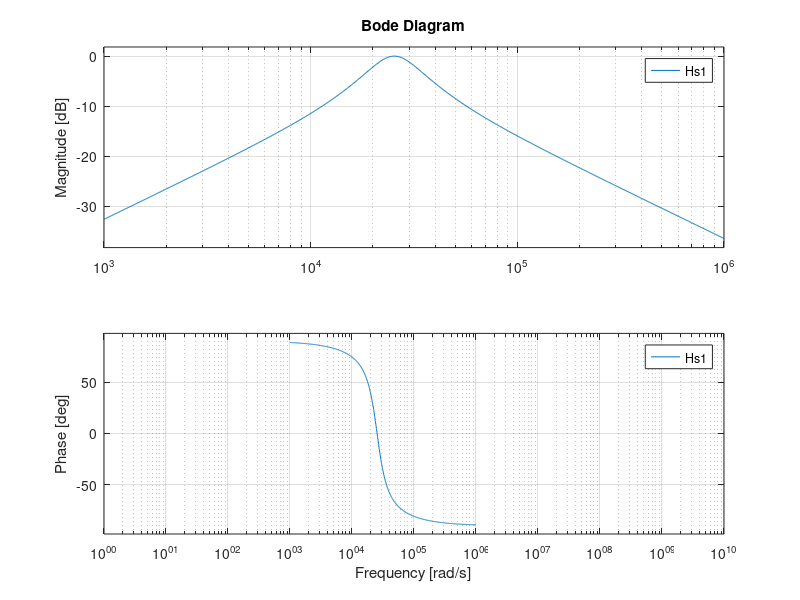
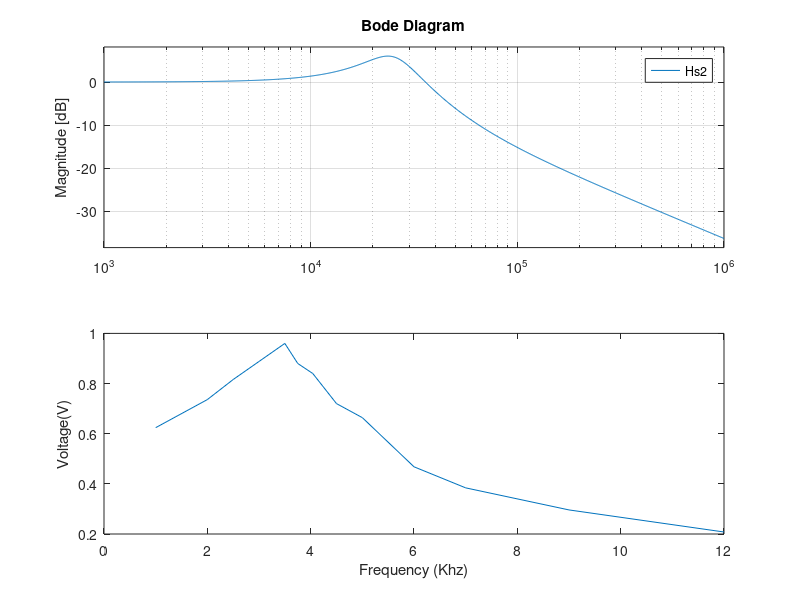
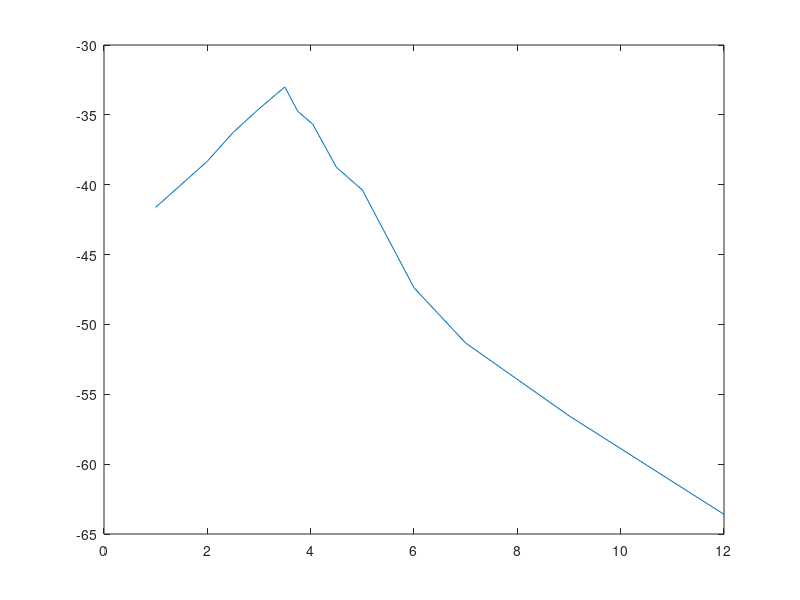

Reproduce these figures in MATLAB, in order.
R= 500;
C = 47.*10.^-9;
L = 33.*10.^-3;
w0  = 1./ sqrt(L*C)
f0 = w0./ (2.*pi)
w1 = - (R./(2*L)) + sqrt( ( (R ./ (2*L)).^2) + 1./(L.*C) )
f1 = w1./ (2.*pi)
w2 =  (R./(2*L)) + sqrt( ( (R ./ (2*L)).^2) + 1./(L.*C) )
f2 = w2./ (2.*pi)
B = w2 - w1
Q = (w0.*L)./R

wc = 1 ./(R.*C)
fc = wc ./ (2.*pi)
Hs1 = tf([R,0],[L,R,1/C]);
bode(Hs1)
xlim([1,10*10^9])
grid on
figure 
Hs2 = tf([R,1/C],[L,R,1/C]);
bode(Hs2)
xlim([1,10*10^9])
grid on

%%
frequency = [1,2,2.5,3,3.5,3.75,4.041,4.5,5,6,7,9,12];
voltage = [0.82,1.82,2.46,2.54,2.54,2.54,2.54,2.54,2.54,2.54,2.20,1.70,1.18];
plot(frequency,voltage)
xlabel('Frequency (Khz)')
ylabel('Voltage(V)')
%%
frequency = [1,2,2.5,3,3.5,3.75,4.041,4.5,5,6,7,9,12];
voltage = [0.624,0.736,0.816,0.888,0.960,0.880,0.840,0.720,0.664,...
    0.468,0.384,0.296,0.208];

plot(frequency,voltage)
xlabel('Frequency (Khz)')
ylabel('Voltage(V)')

%%
figure
plot(frequency,20.*log(voltage./5))
